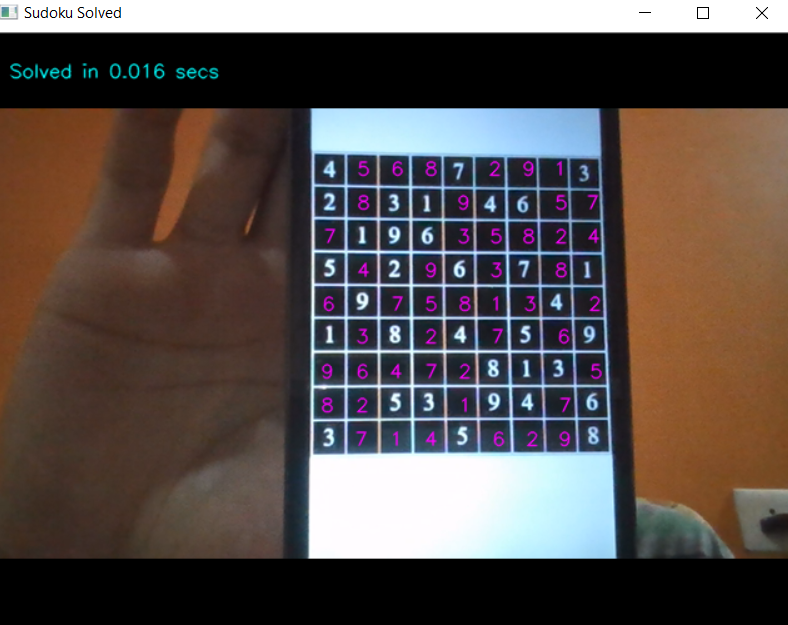
#> input picture Ideas/fastest_solve.png, 788 x 625 px, given in place of the camera
$ python main.py
#> lines starting #> are read from the running program, lines starting #| are printed output that depends on the picture; after the words box and inside, x2 and y2 are one past the last pixel; in counts of white or black regions, pixels touching at a corner belong together
### python_files/webcam_process.py
import cv2
import numpy as np

# This code captures all the square grids on the board and saves it
def capture_save() -> list :

    cap = cv2.VideoCapture(0)

    flag = True
    c , m = 0 , 0
    cnt_array = []


    while flag:


        success, img_org = cap.read()
#> img_org is the input picture: shape (625, 788, 3); mean B, G, R 76.4, 79.2, 88.6

        img = cv2.cvtColor(img_org , cv2.COLOR_BGR2GRAY)
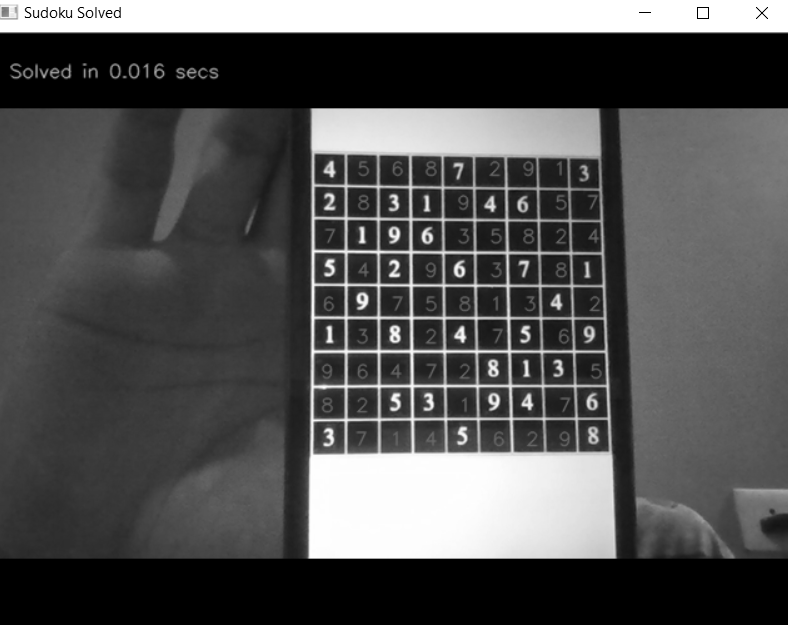
#> img: shape (625, 788); min 0, max 255, mean 81.7

        _ , threshold = cv2.threshold(img, 110 , 255 ,cv2.THRESH_BINARY)
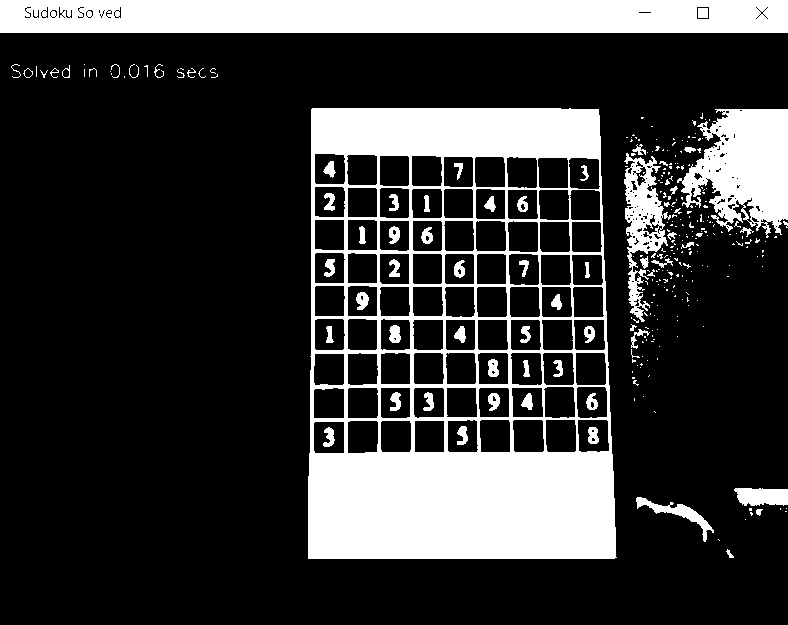
#> threshold: shape (625, 788); 22% white; 291 white regions (223 under 20 px)

        contours , _ = cv2.findContours(threshold, cv2.RETR_TREE, cv2.CHAIN_APPROX_SIMPLE)
#> contours = 590 contours, 426 with area under 20; largest, box (x1, y1, x2, y2) and area: (308, 108, 617, 559) 133379, (0, 0, 788, 33) 25184, (677, 109, 788, 238) 8986, (624, 153, 671, 322) 3300, (512, 419, 545, 453) 1006

        if len(contours) > 350 :
          for cnt in contours :

            area = cv2.contourArea(cnt)

            # Capturing grid squares by area
            if area > 350 :
                approx = cv2.approxPolyDP(cnt,   0.03 * cv2.arcLength(cnt, True), True)

                # Only grabbing 4 sided polygons
                if(len(approx) == 4):


                    x , y , w , h = cv2.boundingRect(cnt)

                    if all([w > 20 , w < 48 , h > 20 , h < 48]) :
                        cv2.drawContours(img_org, [approx], 0, (0, 0, 255), 2)
                        if [x , y] not in cnt_array :
                             cnt_array.append([x , y])
                             c += 1


                        if c == 81 :
                            flag = False
                            break
#> this loop made 484 passes
#> (area, approx, x, y, w, h) on passes 11, 203, 357, 358, 360, 361, 362, 363: (751, [[734, 489], [744, 505], [787, 504], [787, 489]], 734, 488, 54, 18), (3300, [[626, 153], [643, 321], [629, 252], [670, 215]], 624, 153, 47, 169), (133379, [[312, 108], [308, 558], [616, 557], [598, 109]], 308, 108, 309, 451), (986, [[315, 421], [344, 422], [343, 453], [314, 452]], 313, 421, 32, 33), (958, [[415, 420], [444, 421], [443, 452], [414, 451]], 414, 420, 31, 33), (981, [[382, 420], [410, 421], [409, 452], [381, 451]], 380, 420, 32, 33), (995, [[348, 421], [378, 422], [376, 452], [347, 452]], 347, 420, 32, 34), (988.5, [[577, 420], [606, 419], [609, 450], [579, 451]], 577, 419, 33, 34)
#> (area, approx) on pass 418: (936.5, [[574, 286], [603, 288], [602, 317], [573, 316]])
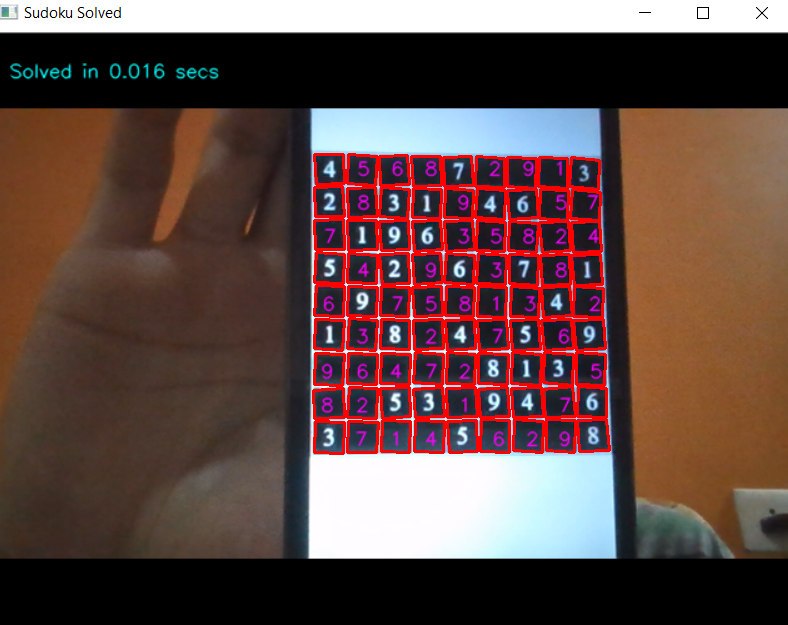
#> img_org: shape (625, 788, 3); 5.52% of pixels changed, all inside (x1, y1, x2, y2) = (312, 153, 611, 455)
#> after the loop, c = 81; cnt_array = 81 pairs, first value 313 to 577, second value 153 to 421

        if c == 81 :
            flag = False

            cnt_array = sorted(cnt_array , key = lambda x : x[1])
            fin_cnt_array = []

            a , b = 0 , 9
            for i in range(9) :
                temp = cnt_array[a : b]
                first_y = temp[0][1]
                for elements in temp : elements[1] = first_y + 2
                a += 9
                b = a + 9
                fin_cnt_array.append(temp)
#> this loop made 9 passes
#> first_y on passes 1 to 9: 153, 186, 219, 252, 285, 318, 352, 386, 419
#> after the loop, a = 81; elements = [313, 421]; fin_cnt_array = 9 items

            temp_chunk = []
            for chunk in fin_cnt_array :
                temp_c = sorted(chunk , key = lambda v : v[0])
                for c in temp_c : temp_chunk.append(c)
#> this loop made 9 passes
#> after the loop, temp_chunk = 81 pairs, first value 313 to 577, second value 155 to 421

            fin_cnt_array = temp_chunk
#> fin_cnt_array has the same summary as temp_chunk


            k = 0
            for images in fin_cnt_array :
                k += 1
                x , y = images
                image = img[y : y + 23 , x : x + 23]
                s = 'sample' + str(k) + '.png'
                cv2.imwrite(s , image)
#> this loop made 81 passes
#> (x, y, s) on passes 1 to 12: (314, 155, 'sample1.png'), (346, 155, 'sample2.png'), (379, 155, 'sample3.png'), (411, 155, 'sample4.png'), (443, 155, 'sample5.png'), (474, 155, 'sample6.png'), (506, 155, 'sample7.png'), (537, 155, 'sample8.png'), (568, 155, 'sample9.png'), (314, 188, 'sample10.png'), (347, 188, 'sample11.png'), (379, 188, 'sample12.png')
#> pass 1, in capture_save, `image = img[y : y + 23 , x : x + 23]`:
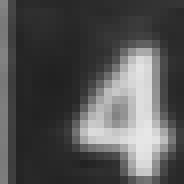
#> image: shape (23, 23) (shown 8 times larger); min 33, max 231, mean 83.2
#> pass 2, in capture_save, `image = img[y : y + 23 , x : x + 23]`:
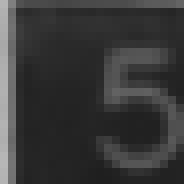
#> image: shape (23, 23) (shown 8 times larger); min 31, max 183, mean 56.5
#> pass 3, in capture_save, `image = img[y : y + 23 , x : x + 23]`:
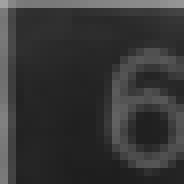
#> image: shape (23, 23) (shown 8 times larger); min 30, max 162, mean 54
#> after the loop, k = 81

        cv2.imshow("Grid Detection", img_org)

        if cv2.waitKey(1) & 0xFF == ord('q'):
#> (key q is pressed here)
            break

    return fin_cnt_array

### python_files/model_testing.py
import joblib
import cv2

# This code returns the predicted grid as a list using random forest classification
def generate_grid() -> list :

    model = joblib.load('RFC_160')
    sudoku_array = []
    temp = []
    emp_arr = [] # This array contains the indexes where there is no value

    for p in range(1 , 82) :

        adress_text = 'sample' + str(p) + '.png'
        img = cv2.imread(adress_text)
        rows , cols , _ = img.shape
        data_image = []

        for i in range(rows) :
            for j in range(cols) :
                  if img[i][j][0] < 100 : k = 0
                  else : k = 1

                  data_image.append(k)

        NUM = model.predict([data_image])[0]
        temp.append(NUM)

        if NUM == 0 : emp_arr.append(p - 1)

        if p % 9 == 0 :
             sudoku_array.append(temp)
             temp = []

    return [sudoku_array , emp_arr]

### python_files/main.py
from webcam_process import capture_save
from model_testing import generate_grid
from sudoku3 import solve
from motion_digits2 import fill_digits_motion
import time


coordinates = capture_save()
#> coordinates has the same summary as temp_chunk in capture_save

#> (the run stopped early here; a loop or call above may not have finished)
